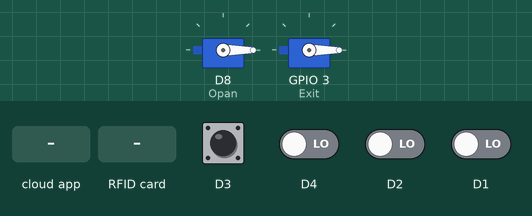
A sketch run on a simulated ESP8266 (NodeMCU). On the bench: 2 × servo. The test bench sets the inputs (shaded band); at power-on: D3 HIGH, D1, D2, D4 LOW. WiFi joins after 1.5 s; servers stay silent unless stated; the Firebase database answers and starts empty; what the sketch prints to the serial monitor is not drawn.

Above: at 2.9 s.
3.0 s: the phone or cloud app sets Exit to OPEN
At 5.4 s:
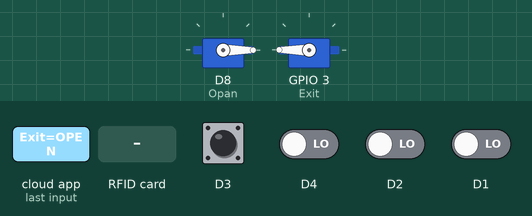
5.7 s: RFID card 12 34 56 78 held to the reader
11.2 s: RFID card 5E 7A 19 C4 held to the reader
Timing chart, 0 to 14.2 s (numbered marks = the images above; inputs shaded):
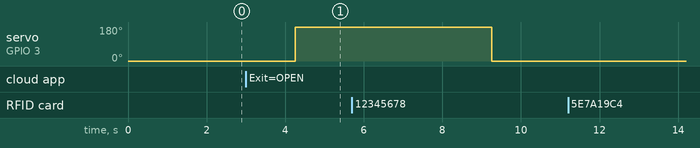

The sketch:

main.ino
```cpp
//กำหนด libraly การใช้การงานของ งาน
#include <ESP8266WiFi.h>
#include <FirebaseESP8266.h>
#include <SPI.h>
#include <RFID.h>
#include <Servo.h>

// Define RFID pins
#define SS_PIN 9
#define RST_PIN 16

RFID rfid(SS_PIN, RST_PIN);

// WiFi
char ssid[] = "vivo Y21";
char password[] = "12345678";

// Firebase
#define FIREBASE_HOST "realtime-parking-bf00c-default-rtdb.firebaseio.com"
#define FIREBASE_AUTH "elLcT97PNt1vgMmAOYuObSqXvmjtrYOCJ7q6Ib0I"

// Firebase objects
FirebaseData firebaseData;
FirebaseConfig firebaseConfig;
FirebaseAuth firebaseAuth;

Servo Opan, Exit;  // entry and exit
int sensorValues[4]; // กำหนดตัวแปร ir 4 ตัว
int serNum[5] = {0}; // กำหนดตัวแปรรหัส id


#define EXIT_PATH "/Control/Exit"

// Function to update Firebase
void updateFirebase(String path, String value) {
  if (Firebase.setString(firebaseData, path, value)) {
    Serial.println("อัปเดต Firebase สำเร็จ");
  } else {
    Serial.print("Firebase Error: ");
    Serial.println(firebaseData.errorReason());
  }
}

// Function to handle exit gate control from Firebase
void handleExitControl() {
  // พยายามดึงคำสั่งจาก Firebase
  if (Firebase.getString(firebaseData, "/Exit")) {
    String exitCommand = firebaseData.stringData();
    if (exitCommand == "OPEN") {
      Serial.println("เปิดประตูทางออก");
      Exit.write(180);  // เปิดประตู
      delay(5000);
      Exit.write(0);  // ปิดประตู
      updateFirebase("/Exit", "CLOSED");  // รีเซ็ตคำสั่ง
    }
  } else {
    // หากเส้นทางนี้ไม่มีให้สร้างด้วยค่าเริ่มต้น
    Serial.println("เส้นทาง Exit ไม่มี สร้างขึ้นด้วยค่าเริ่มต้น 'CLOSED'");
    Firebase.setString(firebaseData, "/Exit", "CLOSED");
  }
}


// Handle card read event
void handleCardRead() {
  bool isNewCard = false;

  // Check if the card is new
  for (int i = 0; i < 5; i++) {
    if (rfid.serNum[i] != serNum[i]) {
      isNewCard = true;
      break;
    }
  }

  if (isNewCard) {
    memcpy(serNum, rfid.serNum, 5);

    // Convert card ID to string
    String cardID = "";
    for (int i = 0; i < 5; i++) {
      cardID += String(rfid.serNum[i], HEX);
      if (i < 4) cardID += ":";
    }

    Serial.println("ตรวจพบการ์ดใหม่: " + cardID);
    updateFirebase("/CardID", cardID);

    // ตรวจสอบ cardID ใน Firebase
    if (Firebase.getJSON(firebaseData, "/Users")) {
      FirebaseJson users = firebaseData.jsonObject();
      String userKey, userData;
      bool cardFound = false;

      int userCount = users.iteratorBegin();
      int valueType;
      for (int i = 0; i < userCount; i++) {
        users.iteratorGet(i, valueType, userKey, userData);

        // ดึงข้อมูล cardID ของผู้ใช้
        FirebaseJson userJson;
        userJson.setJsonData(userData);

        FirebaseJsonData jsonData;
        userJson.get(jsonData, "cardID");

        if (jsonData.stringValue == cardID) {
          cardFound = true;
          break;
        }
      }
      users.iteratorEnd();

      if (cardFound) {
        Serial.println("บัตรตรงกับข้อมูลในระบบ, เปิดประตู!");
        // Open the entry gate
        Opan.write(180);
        delay(5000);
        Opan.write(0);
        //updateFirebase("/CardID", "00:00:00:00:00");
      } else {
        Serial.println("บัตรไม่ตรงกับข้อมูลในระบบ");
      }
      updateFirebase("/CardID", "00:00:00:00:00");
    } else {
      Serial.print("เกิดข้อผิดพลาดในการดึงข้อมูล Firebase: ");
      Serial.println(firebaseData.errorReason());
    }
  }
}


//void createUser(String userID, String firstname, String lastname, String cardID ) {
//  String userPath = "/Users/" + userID;  // Path ของผู้ใช้
//  FirebaseJson userData;
//
//  userData.set("firstname", firstname);
//  userData.set("lastname", lastname);
//  userData.set("cardID", cardID);
//
//  if (Firebase.setJSON(firebaseData, userPath, userData)) {
//    Serial.println("เพิ่มผู้ใช้สำเร็จ: " + userID);
//  } else {
//    Serial.print("เพิ่มผู้ใช้ล้มเหลว: ");
//    Serial.println(firebaseData.errorReason());
//  }
//}


void setup() {
  Serial.begin(115200);

  // Initialize SPI and RFID
  SPI.begin();
  rfid.init();

  // Initialize pins
  pinMode(D1, INPUT);
  pinMode(D2, INPUT);
  pinMode(D3, INPUT);
  pinMode(D4, INPUT);

  Opan.attach(15); // D8
  Exit.attach(3);  // D9


  Opan.write(0);
  Exit.write(0);

  // Connect to WiFi
  WiFi.begin(ssid, password);
  while (WiFi.status() != WL_CONNECTED) {
    delay(500);
    Serial.print(".");
  }
  Serial.println("\nWiFi connected!");
  Serial.println(WiFi.localIP());

  // Firebase setup
  firebaseConfig.host = FIREBASE_HOST;
  firebaseConfig.signer.tokens.legacy_token = FIREBASE_AUTH;
  Firebase.begin(&firebaseConfig, &firebaseAuth);

  // Check Firebase connection
  if (Firebase.ready()) {
    Serial.println("Firebase connected!");
  } else {
    Serial.printf("Firebase initialization failed: %s\n", firebaseData.errorReason().c_str());
  }

  Serial.println("ระบบพร้อมใช้งาน");

   Firebase.setString(firebaseData, "/Exit", "CLOSED");


}


void loop() {
  // Check RFID card
  if (rfid.isCard() && rfid.readCardSerial()) {
    handleCardRead();
  }
  rfid.halt();

  // Update sensor statuses to Firebase
  sensorValues[0] = digitalRead(D1);
  sensorValues[1] = digitalRead(D2);
  sensorValues[2] = digitalRead(D3);
  sensorValues[3] = digitalRead(D4);

  updateFirebase("/Sensors/Sensor1", sensorValues[0] == LOW ? "FULL" : "EN");
  updateFirebase("/Sensors/Sensor2", sensorValues[1] == LOW ? "FULL" : "EN");
  updateFirebase("/Sensors/Sensor3", sensorValues[2] == LOW ? "FULL" : "EN");

  updateFirebase("/Sensors/SensorD4", digitalRead(D4) == LOW ? "OBJECT_PRESENT" : "NO_OBJECT");

  // Handle exit control (from Firebase)
  handleExitControl();  // Added the semicolon here

  delay(1000); // Prevent frequent Firebase writes
}
```

Measured:
- after the input at 3.0 s, servo on GPIO 3 (Exit): 0° → 180° after 1.3 s
- after the input at 11.2 s, every drawn part: stays the same
